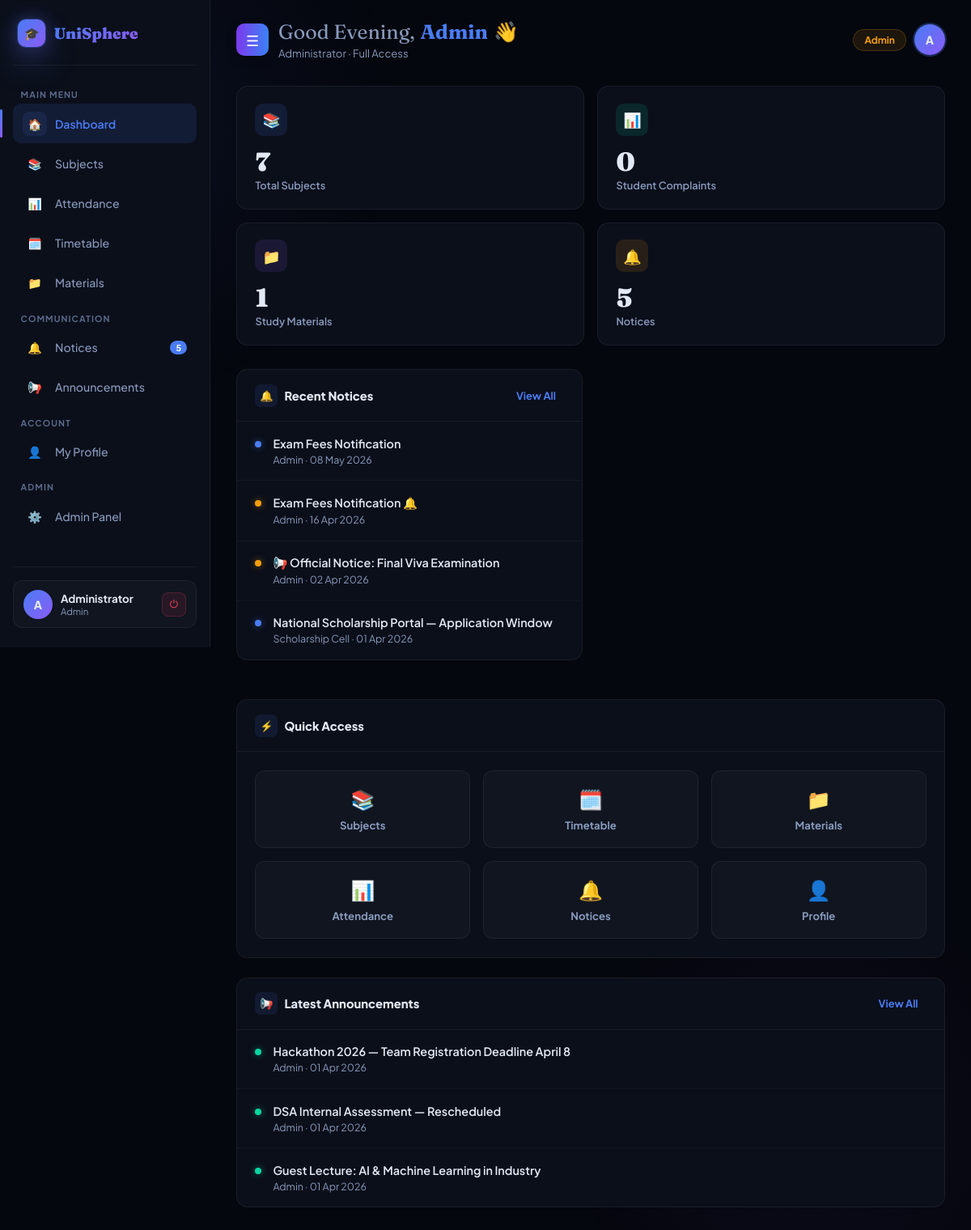
The page /dashboard/ (signed in) on the database its author committed.
### main/models.py (models this page shows, shortened)
class Notice(models.Model):
    PRIORITY_CHOICES = [
        ('normal', 'Normal'),
        ('important', 'Important'),
        ('urgent', 'Urgent'),
    ]
    title     = models.CharField(max_length=200)
    content   = models.TextField(blank=True)
    priority  = models.CharField(max_length=20, choices=PRIORITY_CHOICES, default='normal')
    created   = models.DateTimeField(auto_now_add=True)
    posted_by = models.CharField(max_length=100, default='Admin')
    class Meta:
        ordering = ['-created']

class Announcement(models.Model):
    title   = models.CharField(max_length=200)
    content = models.TextField()
    teacher = models.ForeignKey(Teacher, on_delete=models.SET_NULL, null=True, blank=True)
    created = models.DateTimeField(auto_now_add=True)
    class Meta:
        ordering = ['-created']

### main/views.py (the view, shortened to what this page needs)
# urls.py: path('dashboard/', views.dashboard_view, name='dashboard'),
@login_required
def dashboard_view(request):
    ctx = base_context(request)
    section = request.GET.get('section', 'overview')
    ctx['section'] = section
    ctx['notices'] = Notice.objects.all()[:5]
    ctx['announcements'] = Announcement.objects.all()[:3]
    if ctx['role'] == 'student':
        student = ctx['student']
        ctx['subjects'] = Subject.objects.filter(semester=student.semester)
        attendance_qs = Attendance.objects.filter(student=student)
        ctx['attendance_data'] = attendance_qs
        total_classes = sum(a.total_classes or 0 for a in attendance_qs)
        attended_classes = sum(a.attended or 0 for a in attendance_qs)
        if total_classes > 0:
            ctx['avg_attendance'] = round((attended_classes / total_classes) * 100, 2)
        else:
            ctx['avg_attendance'] = 0
        ctx['materials'] = Material.objects.filter(subject__semester=student.semester)
        ctx['materials_count'] = ctx['materials'].count()
        ctx['complaints'] = Complaint.objects.filter(student=student)
        ctx['complaint_categories'] = Complaint._meta.get_field('category').choices
        entries = Timetable.objects.filter(semester=student.semester)
        timeslots = sorted(set([(e.start_time, e.end_time) for e in entries]))
        timetable_matrix = defaultdict(dict)
        for e in entries:
            timetable_matrix[(e.start_time, e.end_time)][e.day] = e
        ctx['timeslots'] = timeslots
        ctx['timetable_matrix'] = timetable_matrix
        ctx['days'] = ['Monday', 'Tuesday', 'Wednesday', 'Thursday', 'Friday', 'Saturday']
    elif ctx['role'] == 'admin':
        ctx['subjects'] = Subject.objects.all()
        ctx['materials'] = Material.objects.all()
        ctx['materials_count'] = ctx['materials'].count()
        entries = Timetable.objects.all()
        timeslots = sorted(set([(e.start_time, e.end_time) for e in entries]))
        timetable_matrix = defaultdict(dict)
        for e in entries:
            timetable_matrix[(e.start_time, e.end_time)][e.day] = e
        ctx['timeslots'] = timeslots
        ctx['timetable_matrix'] = timetable_matrix
        ctx['days'] = ['Monday', 'Tuesday', 'Wednesday', 'Thursday', 'Friday', 'Saturday']
    return render(request, 'main/dashboard.html', ctx)

### main/views.py (called while the page is built)
def get_role(user):
    if user.is_superuser:
        return 'admin'
    if hasattr(user, 'teacher'):
        return 'teacher'
    if hasattr(user, 'student'):
        return 'student'
    return 'unknown'

def base_context(request):
    user = request.user
    role = get_role(user)
    ctx = {'user': user, 'role': role}
    if role == 'student':
        ctx['student'] = user.student
    elif role == 'teacher':
        ctx['teacher'] = user.teacher
    return ctx

### main/templates/main/dashboard.html (shortened to what this page needs)
{% extends 'main/base.html' %}
{% load static %}
{% block body %}
{% load custom_filters %}
<aside class="sidebar" id="sidebar">
  <div class="sidebar-logo">
    <div class="logo-orb" style="width:34px;height:34px;font-size:15px;border-radius:10px;">🎓</div>
    <span class="wordmark">UniSphere</span>
  </div>
  <div class="nav-label">Main Menu</div>
  <a href="{% url 'dashboard' %}" class="nav-item {% if section == 'overview' %}active{% endif %}">
    <div class="nav-icon">🏠</div> Dashboard
  </a>
  <a href="{% url 'dashboard' %}?section=subjects" class="nav-item {% if section == 'subjects' %}active{% endif %}">
    <div class="nav-icon">📚</div> Subjects
  </a>
  <a href="{% url 'dashboard' %}?section=attendance" class="nav-item {% if section == 'attendance' %}active{% endif %}">
    <div class="nav-icon">📊</div> Attendance
  </a>
  <a href="{% url 'dashboard' %}?section=timetable" class="nav-item {% if section == 'timetable' %}active{% endif %}">
    <div class="nav-icon">🗓️</div> Timetable
  </a>
  <a href="{% url 'dashboard' %}?section=materials" class="nav-item {% if section == 'materials' %}active{% endif %}">
    <div class="nav-icon">📁</div> Materials
  </a>
  <div class="nav-label">Communication</div>
  <a href="{% url 'dashboard' %}?section=notices" class="nav-item {% if section == 'notices' %}active{% endif %}">
    <div class="nav-icon">🔔</div> Notices
    {% if notices %}<span class="nav-badge">{{ notices|length }}</span>{% endif %}
  </a>
  <a href="{% url 'dashboard' %}?section=announcements" class="nav-item {% if section == 'announcements' %}active{% endif %}">
    <div class="nav-icon">📢</div> Announcements
  </a>
  <div class="nav-label">Account</div>
  <a href="{% url 'dashboard' %}?section=profile" class="nav-item {% if section == 'profile' %}active{% endif %}">
    <div class="nav-icon">👤</div> My Profile
  </a>
  {% if role == 'admin' %}
  <div class="nav-label">Admin</div>
  <a href="/admin/" class="nav-item">
    <div class="nav-icon">⚙️</div> Admin Panel
  </a>
  {% endif %}
  <div class="sidebar-footer">
    <div class="user-card-mini">
      <div class="avatar">
        {% if role == 'student' %}{{ student.name|first|upper }}
        {% elif role == 'teacher' %}{{ teacher.name|first|upper }}
        {% else %}A{% endif %}
      </div>
      <div class="user-info">
        <div class="uname">
          {% if role == 'student' %}{{ student.name }}
          {% elif role == 'teacher' %}{{ teacher.name }}
          {% else %}Administrator{% endif %}
        </div>
        <div class="uid">
          {% if role == 'student' %}{{ student.student_id }}
          {% elif role == 'teacher' %}{{ teacher.teacher_id }}
          {% else %}Admin{% endif %}
        </div>
      </div>
      <a href="{% url 'logout' %}" class="logout-btn" title="Logout">⏻</a>
    </div>
  </div>
</aside>
<div class="main-content" id="main-content">
  <div class="topbar">
    <div style="display:flex;align-items:center;gap:12px;">
      <button class="hamburger" onclick="toggleSidebar()">☰</button>
      <div>
        <div class="page-heading">
          <span class="greet" id="greeting-text">Hello,</span>
          <span class="hname">
            {% if role == 'student' %}{{ student.name|truncatechars:20 }}
            {% elif role == 'teacher' %}{{ teacher.name|truncatechars:20 }}
            {% else %}Admin{% endif %}
          </span> 👋
        </div>
        <div class="page-sub" id="topbar-date">
          {% if role == 'student' %}
            {{ student.course.name }} &middot; Semester {{ student.semester.number }}
          {% elif role == 'teacher' %}
            {{ teacher.department }} &middot; Faculty
          {% else %}
            Administrator &middot; Full Access
          {% endif %}
        </div>
      </div>
    </div>
    <div class="topbar-right">
      {% if role == 'student' %}
        <div class="chip chip-accent">{{ student.course.name }}</div>
        <div class="chip chip-green">Sem {{ student.semester.number }}</div>
      {% elif role == 'teacher' %}
        <div class="chip chip-amber">Teacher</div>
      {% else %}
        <div class="chip chip-amber">Admin</div>
      {% endif %}
      <div class="avatar-sm">
        {% if role == 'student' %}{{ student.name|first|upper }}
        {% elif role == 'teacher' %}{{ teacher.name|first|upper }}
        {% else %}A{% endif %}
      </div>
    </div>
  </div>
  {% if section == 'overview' %}
  <div class="stats-grid">
    <div class="stat-card">
      <div class="stat-icon stat-icon-blue">📚</div>
      <div class="stat-value">{{ subjects|length|default:"0" }}</div>
      <div class="stat-label">Total Subjects</div>
    </div>
    {% if role == 'student' %}
       <div class="stat-card">
       <div class="stat-icon stat-icon-green">📊</div>
       <div class="stat-value">{{ avg_attendance|default:"0" }}%</div>
       <div class="stat-label">Avg Attendance</div>
      </div>
      {% else %}
     <div class="stat-card">
      <div class="stat-icon stat-icon-green">📊</div>
      <div class="stat-value">{{ complaints|length|default:"0" }}</div>
      <div class="stat-label">Student Complaints</div>
      </div>
    {% endif %}
    <div class="stat-card">
      <div class="stat-icon stat-icon-purple">📁</div>
      <div class="stat-value">{{ materials_count|default:"0" }}</div>
      <div class="stat-label">Study Materials</div>
    </div>
    <div class="stat-card">
      <div class="stat-icon stat-icon-amber">🔔</div>
      <div class="stat-value">{{ notices|length|default:"0" }}</div>
      <div class="stat-label">Notices</div>
    </div>
  </div>
  <div class="cards-row">
    <div class="panel">
      <div class="panel-header">
        <div class="panel-title"><div class="icon">🔔</div> Recent Notices</div>
<a href="{% url 'dashboard' %}?section=notices" class="panel-action">View All</a>      </div>
      {% if notices %}
        {% for notice in notices|slice:":4" %}
        <div class="notice-item">
          <div class="notice-dot {% if notice.priority == 'urgent' %}red{% elif notice.priority == 'important' %}amber{% else %}blue{% endif %}"></div>
          <div>
            <div class="notice-title">{{ notice.title }}</div>
            <div class="notice-meta">{{ notice.posted_by }} · {{ notice.created|date:"d M Y" }}</div>
          </div>
        </div>
        {% endfor %}
      {% else %}
        <div class="empty-state">
          <div class="es-icon">🔔</div>
          <p>No notices yet</p>
        </div>
      {% endif %}
    </div>
  </div>
  <div class="panel">
    <div class="panel-header">
      <div class="panel-title"><div class="icon">⚡</div> Quick Access</div>
    </div>
    <div class="quick-grid">
      <a href="{% url 'dashboard' %}?section=subjects" class="quick-card"><div class="qicon">📚</div><div class="qlabel">Subjects</div></a>
      <a href="{% url 'dashboard' %}?section=timetable" class="quick-card"><div class="qicon">🗓️</div><div class="qlabel">Timetable</div></a>
      <a href="{% url 'dashboard' %}?section=materials" class="quick-card"><div class="qicon">📁</div><div class="qlabel">Materials</div></a>
      <a href="{% url 'dashboard' %}?section=attendance" class="quick-card"><div class="qicon">📊</div><div class="qlabel">Attendance</div></a>
      <a href="{% url 'dashboard' %}?section=notices" class="quick-card"><div class="qicon">🔔</div><div class="qlabel">Notices</div></a>
      <a href="{% url 'dashboard' %}?section=profile" class="quick-card"><div class="qicon">👤</div><div class="qlabel">Profile</div></a>
    </div>
  </div>
  {% if announcements %}
  <div class="panel">
    <div class="panel-header">
      <div class="panel-title"><div class="icon">📢</div> Latest Announcements</div>
      <a href="{% url 'dashboard' %}?section=announcements" class="panel-action">View All</a>
    </div>
    {% for ann in announcements %}
    <div class="notice-item">
      <div class="notice-dot green"></div>
      <div>
        <div class="notice-title">{{ ann.title }}</div>
        <div class="notice-meta">
          {% if ann.teacher %}{{ ann.teacher.name }}{% else %}Admin{% endif %} &middot; {{ ann.created|date:"d M Y" }}
        </div>
      </div>
    </div>
    {% endfor %}
  </div>
  {% endif %}
  {% endif %}
</div>
{% endblock %}

### rows shown on the page
Notice: title "Exam Fees Notification", posted_by "Admin", created "08 May 2026"
Notice: title "Exam Fees Notification 🔔", posted_by "Admin", created "16 Apr 2026"
Notice: title "📢 Official Notice: Final Viva Examination", posted_by "Admin", created "02 Apr 2026"
Notice: title "National Scholarship Portal — Application Window", posted_by "Scholarship Cell", created "01 Apr 2026"
Announcement: title "Hackathon 2026 — Team Registration Deadline April 8", shows "Admin", created "01 Apr 2026"
Announcement: title "DSA Internal Assessment — Rescheduled", shows "Admin", created "01 Apr 2026"
Announcement: title "Guest Lecture: AI & Machine Learning in Industry", shows "Admin", created "01 Apr 2026"

### other values the page prints
{{ notices|length }} "5"
{{ subjects|length|default:"0" }} "7"
{{ complaints|length|default:"0" }} "0"
{{ materials_count|default:"0" }} "1"
{{ notices|length|default:"0" }} "5"
